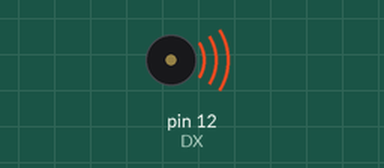
The sketch below on a simulated Arduino Uno, built with avr-gcc and run on an emulated ATmega328P. Shown: buzzer (waves = sounding).

Above: at 0.2 s.
At 5.8 s:
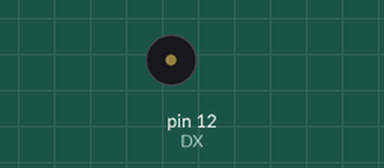
Timing chart, 0 to 7.2 s (numbered marks = the images above):
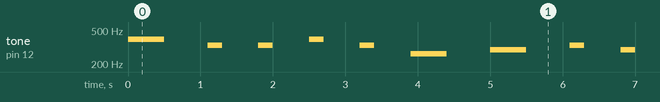

Measured:
- by itself, tone on pin 12 (DX): plays 392 Hz for 0.50 s, 330 Hz for 0.20 s, 330 Hz for 0.20 s, 392 Hz for 0.20 s, 330 Hz for 0.20 s, 262 Hz for 0.50 s … (144 notes in this stretch)

The sketch:

201901723_Assignment7.ino
```cpp
/*
* Student no : 201901723
* Student Name : 최가은
* Writing Date : 2022.10.12.(수)
* My feel about this assignment
* 피에조 스피커를 다뤄보는 실습을 진행했습니다.
* 제 피에조 스피커가 문제가 있어 처음에 소리를 제대로 출력되지 않았는데
* 실습기기 변경 후 소리를 출력하여 들어보았고, 이를 사용하여 멜로디를 출력하는 과제를 진행했습니다.
* 이전에 실습을 하던 LED나 시리얼 모니터만 사용하는 것이 아니라 새로운 경험을 했다고 생각합니다.
* 반복문을 돌면서 작은별 음계에 대한 멜로디를 피에조 스피커를 이용하여 출력해보았고,
* 이에 대해 이해가 완전히 되었다고 볼 수 있습니다.
*/

#define DX 12

// 열거형으로 도레미파솔라시도 음계
enum DoReMi {DO=0, RE, MI, FA, SOL, RA, SI, DO1};

// 도레미파솔라시도 멜로디 선언
int melody[8] = {262, 294, 330, 349, 392, 440, 494, 523};

// 산토끼 음계
int rabbits[] = {SOL, MI, MI, SOL, MI, DO, RE, MI, RE, DO, MI, SOL};

// 산토끼 비트
int beats[]={3, 1, 1, 1, 1, 3, 3, 1, 1, 1, 1, 3};

void setup() {
}

void loop() {
  for(int i = 0 ; i < 12 ; i++){
    tone(DX, melody[rabbits[i]], 500);
    delay(beats[i]*200);
    noTone(DX);
    delay(500);
  }
  delay(1000);
}
```
